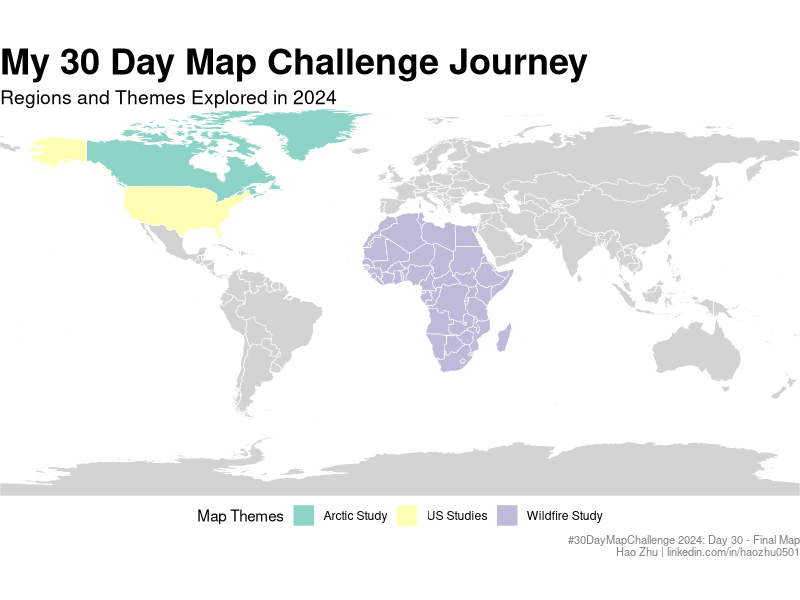
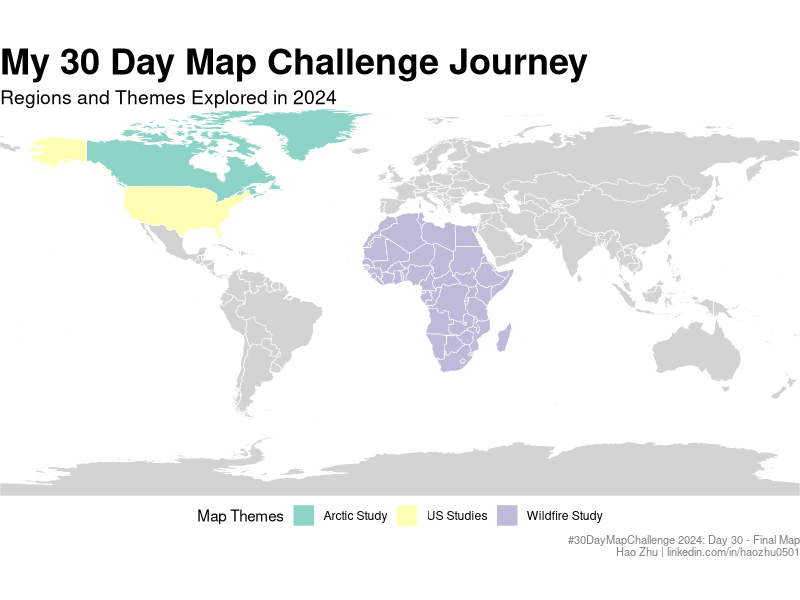

R code for these plots, in order:
# Install and load required packages
library(tidyverse)
library(sf)
library(rnaturalearth)
library(ggplot2)
library(ggrepel)

# Get world map data
world <- ne_countries(scale = "medium", returnclass = "sf")

# Create a dataframe of regions you mapped
my_maps <- data.frame(
  country = c("United States", "Greenland", "Russia", "Canada", # Arctic map
              "United States", # Pandas, DC, King County, California
              "Somalia", "South Sudan", "Burundi", # Internet usage
              "Africa"), # All of Africa for wildfires
  category = c(rep("Arctic Study", 4),
               rep("US Studies", 1),
               rep("Internet Study", 3),
               "Wildfire Study"),
  details = c(rep("Polar Bear Habitat", 4),
              "Pandas, Urban Studies, Air Quality",
              rep("Digital Divide Analysis", 3),
              "Fire Impact Analysis")
)

# Add Africa as a continent
africa_countries <- world %>%
  filter(continent == "Africa")

# Join with spatial data
mapped_countries <- world %>%
  left_join(my_maps, by = c("name_long" = "country"))

# For Africa, update all African countries to have the wildfire category
mapped_countries$category[mapped_countries$continent == "Africa"] <- "Wildfire Study"
mapped_countries$details[mapped_countries$continent == "Africa"] <- "Fire Impact Analysis"

# Create the map
ggplot() +
  geom_sf(data = world, fill = "lightgray", color = "white") +
  geom_sf(data = mapped_countries %>% filter(!is.na(category)), 
          aes(fill = category), color = "white") +
  scale_fill_brewer(palette = "Set3") +
  theme_void() +
  labs(title = "My 30 Day Map Challenge Journey",
       subtitle = "Regions and Themes Explored in 2024",
       caption = "#30DayMapChallenge 2024: Day 30 - Final Map\nHao Zhu | linkedin.com/in/haozhu0501",
       fill = "Map Themes") +
  theme(legend.position = "bottom",
        plot.title = element_text(size = 26, face = "bold"),
        plot.subtitle = element_text(size = 14),
        plot.caption = element_text(size = 8, color = "gray50")) +
  coord_sf(expand = FALSE)

# Save the map
ggsave("30-The final map/output/Map-30.png", bg="white",width = 12, height = 8, dpi = 300)
